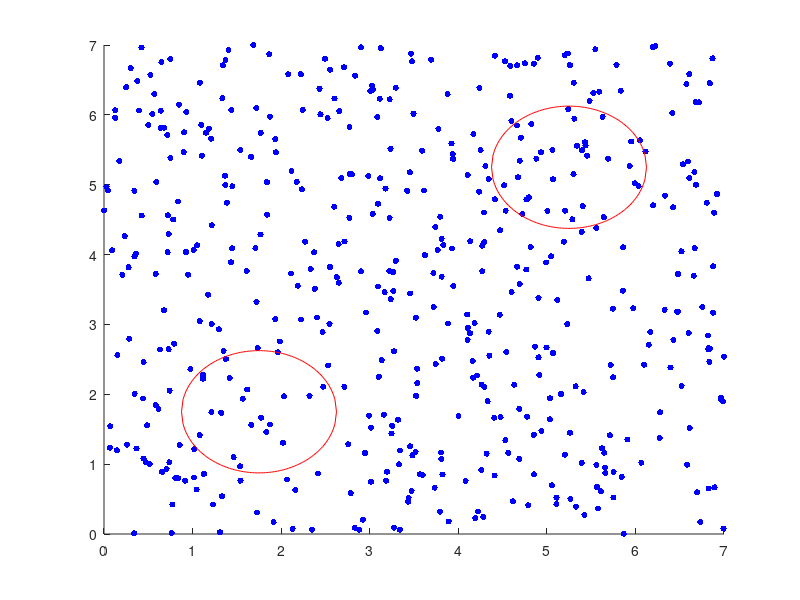

This figure's MATLAB source: (Note: this script raises an error after producing the figure.)
clear all
close all

h = figure;
axis tight manual % this ensures that getframe() returns a consistent size
filename = 'testAnimated2d.gif';


L=7;%Length
me=9.10938356*10^-31;%Mass of electron
DT=.05;%DeltaT
NT=500;%Iterations
NTOUT=25;%Not used???
NG=8;%Number of Grid Points
N=500;%Number of Particles
WP=1;
QM=-1;
V0=0.2;
VXT=0.0;
VYT=0.0;
XP1=1;
YP1=1;
VX1=0.0;
VY1=0.0;
mode=1;
Q=WP^2/(QM*N/L);
    
dx=L/NG;%Delta X
BoundIter=1;
acc=1

%sphere1
sxc1=L/4;
syc1=L/4;
sr1=L/8;
vsx1=0;
vsy1=0;


sx1=[sxc1-sr1:2*sr1/100:sxc1+sr1];
sy1=(sr1.^2-(sx1-sxc1).^2).^(1/2)+syc1;
nsy1=-(sr1.^2-(sx1-sxc1).^2).^(1/2)+syc1;

%sphere2
sxc2=3*L/4;
syc2=3*L/4;
sr2=L/8;
vsx2=0;
vsy2=0;

sx2=[sxc2-sr2:2*sr2/100:sxc2+sr2];
sy2=(sr2.^2-(sx2-sxc2).^2).^(1/2)+syc2;
nsy2=-(sr2.^2-(sx2-sxc2).^2).^(1/2)+syc2;


rho_back=Q*N/(L^2-pi*(sr1^2+sr2^2))+.5*[0 0 0 0 0 0 0 0
    0 0 -1 0 0 0 0 0
    0 -1 -4 -1 0 0 0 0
    0 0 -1 0 0 0 0 0
    0 0 0 0 0 1 0 0
    0 0 0 0 1 4 1 0
    0 0 0 0 0 1 0 0
    0 0 0 0 0 0 0 0]

%color
c=linspace(1,10,N);

% initial positions
%xp=linspace(0,L-L/N,N)';
%xp=linspace(0,L/2,N)';
xp=L*rand(N,1);
%yp=linspace(0,L-L/N,N)';
%yp=L*rand(N,1)/2;
yp=L*rand(N,1);
vxp=VXT*randn(N,1);
vyp=VYT*randn(N,1);
pm=[1:N]';
pm=1-2*mod(pm,2);
vxp=vxp;%+pm.*V0;
vyp=vyp;%+pm.*V0;
% Perturbation
vxp=vxp+VX1*sin(2*pi*xp/L*mode);
vyp=vyp+VY1*sin(2*pi*yp/L*mode);
p=1:N;p=[p p;p p];
v=acc*ones(NG^2,1);
v1=ones(NG^2,1);
Poisson=-4*diag(v1)+diag(v(1:NG^2-1),1)+diag(v(1:NG^2-1),-1)+diag(v(1:NG^2-NG),-NG)+diag(v(1:NG^2-NG),NG);


i=1;

for i=1:(NG-1)
    Poisson=Poisson-full(sparse(NG*i,NG*i+1,acc,NG^2,NG^2))-full(sparse(NG*i+1,NG*i,acc,NG^2,NG^2));
end
InvPoi=inv(Poisson);


% Main computational cycle
for it=1:NT
% update xp

scatter(xp,yp,20,'b','filled')
hold on
sx1=[sxc1-sr1:2*sr1/100:sxc1+sr1];
sy1=(sr1.^2-(sx1-sxc1).^2).^(1/2)+syc1;
nsy1=-(sr1.^2-(sx1-sxc1).^2).^(1/2)+syc1;
sx2=[sxc2-sr2:2*sr2/100:sxc2+sr2];
sy2=(sr2.^2-(sx2-sxc2).^2).^(1/2)+syc2;
nsy2=-(sr2.^2-(sx2-sxc2).^2).^(1/2)+syc2;
plot(sx1,sy1,'r')
plot(sx1,nsy1,'r')
plot(sx2,sy2,'r')
plot(sx2,nsy2,'r')
axis([0 L 0 L])
    drawnow 
      % Capture the plot as an image 
      frame = getframe(h); 
      im = frame2im(frame); 
      [imind,cm] = rgb2ind(im,256); 
      % Write to the GIF File 
      if it == 1 
          imwrite(imind,cm,filename,'gif', 'Loopcount',inf); 
      else 
          imwrite(imind,cm,filename,'gif','WriteMode','append'); 
      end 
      hold off
xp=xp+vxp*DT;
yp=yp+vyp*DT;
sxc1=sxc1+vsx1*DT;
syc1=syc1+vsy1*DT;
sxc2=sxc2+vsx2*DT;
syc2=syc2+vsy2*DT;
% apply bc on the particle positions
n=1;
for n=1:BoundIter
out=(xp<0); 
xp(out)=-xp(out);
vxp(out)=-vxp(out);
out=(xp>=L);
xp(out)=-xp(out)+2*L;
vxp(out)=-vxp(out);
out=(yp<0); 
yp(out)=-yp(out);
vyp(out)=-vyp(out);
out=(yp>=L);
yp(out)=-yp(out)+2*L;
vyp(out)=-vyp(out);
if sxc1<0
    sxc1=sxc1+L;
elseif sxc1>L
    sxc1=sxc1-L
end
if sxc2<0
    sxc2=sxc2+L;
elseif sxc1>L
    sxc2=sxc2-L
end
end
n=1;
for n=1:BoundIter
out=(((xp-sxc1).^2+(yp-syc1).^2)<sr1^2);
dfc=(((xp-sxc1).^2+(yp-syc1).^2)).^.5;
vxp(out)=vxp(out)-2*(vxp(out).*(xp(out)-sxc1)+vyp(out).*(yp(out)-syc1)).*(xp(out)-sxc1)./(dfc(out).^2);
vyp(out)=vyp(out)-2*(vxp(out).*(xp(out)-sxc1)+vyp(out).*(yp(out)-syc1)).*(yp(out)-syc1)./(dfc(out).^2);
xp(out)=xp(out)+2*(sr1-dfc(out)).*(xp(out)-sxc1)./dfc(out);
yp(out)=yp(out)+2*(sr1-dfc(out)).*(yp(out)-syc1)./dfc(out);
end
for n=1:BoundIter
out=(((xp-sxc2).^2+(yp-syc2).^2)<sr2^2);
dfc=(((xp-sxc2).^2+(yp-syc2).^2)).^.5;
vxp(out)=vxp(out)-2*(vxp(out).*(xp(out)-sxc2)+vyp(out).*(yp(out)-syc2)).*(xp(out)-sxc2)./(dfc(out).^2);
vyp(out)=vyp(out)-2*(vxp(out).*(xp(out)-sxc2)+vyp(out).*(yp(out)-syc2)).*(yp(out)-syc2)./(dfc(out).^2);
xp(out)=xp(out)+2*(sr2-dfc(out)).*(xp(out)-sxc2)./dfc(out);
yp(out)=yp(out)+2*(sr2-dfc(out)).*(yp(out)-syc2)./dfc(out);
end


% projection p->g
g1=cat(2,ceil(xp/dx-.5),ceil(yp/dx-.5));%put on grid points
g=[g1;g1+1];%put on grid points
%fraz1=1-abs(xp/dx-g1+.5);%weighting
%fraz=[fraz1;1-fraz1]%weighting
fraz1=((1-abs(xp/dx-g1(1:N,1)+.5))'*diag((1-abs(yp/dx-g1(1:N,2)+.5))'))';
fraz2=((abs(xp/dx-g1(1:N,1)+.5))'*diag((1-abs(yp/dx-g1(1:N,2)+.5))'))';
fraz3=((1-abs(xp/dx-g1(1:N,1)+.5))'*diag((abs(yp/dx-g1(1:N,2)+.5))'))';
fraz4=((abs(xp/dx-g1(1:N,1)+.5))'*diag((abs(yp/dx-g1(1:N,2)+.5))'))';
fraz=[fraz1 fraz2;fraz3 fraz4];

% apply bc on the projection
n=1;
for n=1:BoundIter
out=(g<1);
g(out)=g(out)+NG;
out=(g>NG);
g(out)=g(out)-NG;
n=n+1;
end

n=1;
for n=1:N
    if n==1
        weight=full(sparse([g(1,1) g(1,1) g(1+N,1) g(1+N,1)],[g(1,2) g(1+N,2) g(1,2) g(1+N,2)],[fraz(1,1) fraz(1+N,1) fraz(1,2) fraz(1+N,2)] ,NG,NG));%matrix stating weights of each particle on each grid point
    else
        weight=cat(3,weight,full(sparse([g(n,1) g(n,1) g(n+N,1) g(n+N,1)],[g(n,2) g(n+N,2) g(n,2) g(n+N,2)],[fraz(n,1) fraz(n+N,1) fraz(n,2) fraz(n+N,2)] ,NG,NG)));%matrix stating weights of each particle on each grid point
    end
    n=n+1;
end


rho=-((Q/dx^2)*sum(weight,3))'+rho_back;%rho of each grid point
n=1;
for n=1:NG
    if n==1
        rho1=rho(1:NG,1);
    else
        rho1=cat(1,rho1,rho(1:NG,n));
    end
    n=n+1;
end
test=sum(rho1)

% computing fields
Phi=InvPoi*(-rho1(1:NG^2)*dx^2);
n=1;
for n=1:NG
    if n==1
        Phi1=Phi(1:NG);
    else
        Phi1=cat(2,Phi1,Phi((n-1)*NG+1:n*NG));
    end
    n=n+1;
end
%Electric Field in x direciton
n=1;
for n=1:NG^2
    if n==1
        Ex=[(Phi(1+NG))/(2*dx)];
    else
        in1=n+NG;
        in2=n-NG;
        if in1>NG^2
            Ex=[Ex;(-Phi(in2))/(2*dx)];
        elseif in2<1
            Ex=[Ex;(Phi(in1))/(2*dx)];
        else
            Ex=[Ex;(Phi(in1)-Phi(in2))/(2*dx)];
        end
    end
    n=n+1;
end
n=1;
for n=1:NG
    if n==1
        Ex1=Ex(1:NG);
    else
        Ex1=cat(2,Ex1,Ex((n-1)*NG+1:n*NG));
    end
    n=n+1;
end


%Electric Field in Y Direction
n=1;
for n=1:NG^2
    if n==1
        Ey=[(Phi(2)-Phi(NG))/(2*dx)];
    else
        in1=n+1;
        in2=n-1;
        if mod(in1,NG)==1
            Ey=[Ey;(-Phi(in2))/(2*dx)];
        elseif mod(in2,NG)==0
            Ey=[Ey;(Phi(in1))/(2*dx)];
        else
            Ey=[Ey;(Phi(in1)-Phi(in2))/(2*dx)];
        end
    end
    n=n+1;
end
n=1;
for n=1:NG
    if n==1
        Ey1=Ey(1:NG);
    else
        Ey1=cat(2,Ey1,Ey((n-1)*NG+1:n*NG));
    end
    n=n+1;
end



EEnergy=sum(Ex1.^2+Ey1.^2,'all')

% projection q->p and update of vp
n=1;
for n=1:N
    vxp(n)=vxp(n)+sum(weight(:,:,n).*Ex1','all')*QM*DT;
    n=n+1;
end
for n=1:N
    vyp(n)=vyp(n)+sum(weight(:,:,n).*Ey1','all')*QM*DT;
    n=n+1;
end
end